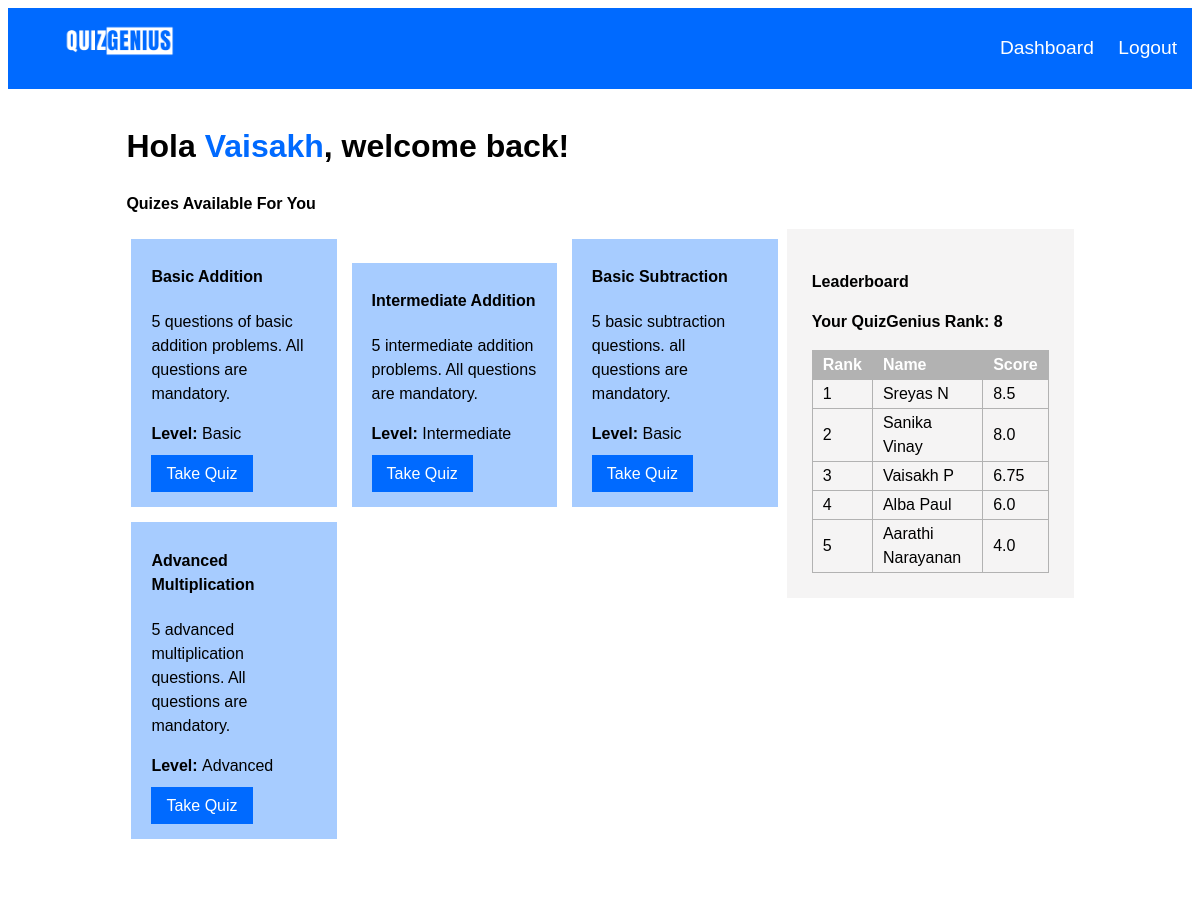
The page /dashboard (signed in) on the database its author committed.
### db.py (models this page shows, shortened)
class User(UserMixin, db.Model):
    firstname = db.Column(db.String(100), nullable=False)
    lastname = db.Column(db.String(100), nullable=False)
    role = db.Column(db.String(20),nullable=False)
    id = db.Column(db.Integer, primary_key=True)
    username = db.Column(db.String(100), unique=True, nullable=False)
    pswrd = db.Column(db.String(100), nullable=False)
    total_score = db.Column(db.Integer, default=0)
    quiz_scores = db.relationship('UserQuizScore', backref = 'user', lazy=True)

class Quiz(db.Model):
    id = db.Column(db.Integer, primary_key=True)
    title = db.Column(db.String(100), nullable=False)
    description = db.Column(db.String(150), nullable=False)
    level = db.Column(db.String(10), nullable=False)
    questions = db.relationship('Question', backref='quiz', cascade='all, delete-orphan', lazy=True)

### routes.py (the view)
@routes.route('/dashboard')
@login_required
def dashboard():
    quizes = Quiz.query.all()
    users = User.query.all()
    user_scores = []
    for user in users:
        total_score = sum(score.score for score in user.quiz_scores)
        user_scores.append((user, total_score))
    sorted_users = sorted(user_scores, key=lambda x: x[1], reverse=True)
    current_user_rank = None
    current_user_score = None
    for index, (user,score) in enumerate(sorted_users,1):
        if user.role=="Admin":
            sorted_users.pop(index-1)
            pass
        if current_user.id == user.id:
            current_user_rank = index
            current_user_score = score
    top_performers = sorted_users[:5]
    return render_template('dashboard.html', quizes=quizes,current_user=current_user, user_score=current_user_score, current_user_rank=current_user_rank, top_performers=top_performers)

### app.py (called while the page is built)
@login_manager.user_loader
def load_user(user_id):
    if user_id is not None:
        return User.query.get(int(user_id))
    else:
        return None

### authenticator.py (called while the page is built)
def login_required(f):
    @wraps(f)
    def decorated_function(*args, **kwargs):
        if 'user_logged_in' not in session and 'admin_logged_in' not in session:
            return redirect(url_for('routes.login'))  # Redirect to login if no user or admin session
        return f(*args, **kwargs)
    return decorated_function

### templates/dashboard.html (shortened to what this page needs)
{% extends 'base.html' %}
{% block content %}
<h1>Hola <span id='user_name'>{{ current_user.firstname }}</span>, welcome back!</h1>
<h2> Quizes Available For You</h2>
<aside>
    <h3>Leaderboard</h3>
    <table id="dashboard_table">
    <p><strong>Your QuizGenius Rank: {{ current_user_rank }}</strong></p>
        <thead>
            <tr>
                <th id="rank">Rank</th>
                <th id="name">Name</th>
                <th id="score">Score</th>
            </tr>
        </thead>
        <tbody>
            {% for (user, score) in top_performers %}
                {% if user.id == current_user.id %}
                <tr id = "current_user_rank">
                    <td>{{ loop.index }}</td>
                    <td>{{ user.firstname }} {{ user.lastname }}</td>
                    <td>{{ score }}</td>
                </tr>
                {% else %}
                <tr>
                    <td>{{ loop.index }}</td>
                    <td>{{ user.firstname }} {{ user.lastname }}</td>
                    <td>{{ score }}</td>
                </tr>
                {% endif %}
            {% endfor %}
        </tbody>
    </table>
</aside>
<div class="dashboard_quiz_container">
{% for quiz in quizes %}
<div class="dashboard_quiz">
<h4>{{ quiz.title }}</h4>
<p>{{ quiz.description }}</p>
<p><strong>Level: </strong>{{ quiz.level }}</p>
<p><a href="{{ url_for('routes.take_quiz', quiz_id=quiz.id) }}">Take Quiz</a>
</p>
</div>
{% endfor %}
</div>
{% endblock %}

### static/style.css (style rules this page uses)
* { font-family: 'poppins',sans-serif; }
* { font-size: 1em; line-height: 1.5em; }
.body_container h1 { font-size: 2em; }
.dashboard_quiz_container { width: 70%; }
aside { float: right; width: 25%; background-color: rgb(245, 244, 244); padding: 25px; }
a { text-decoration: none; color: rgb(0, 106, 255); }
.dashboard_quiz { display: inline-block; margin: 5px; margin-top: 10px; padding-left: 20px; padding-right: 20px; padding-top: 5px; padding-bottom: 5px; width: 25%; background-color: rgb(167, 204, 255); color: rgb(0, 0, 0); }
.dashboard_quiz a { margin-top: 10px; background-color: rgb(0, 106, 255); padding-top: 10px; padding-bottom: 10px; padding-left: 15px; padding-right: 15px; color: white; }
table, th, td { text-align: left; border: 1px solid rgb(178, 178, 178) ; border-collapse: collapse; padding: 2px; padding-left: 10px; padding-right: 10px; }
th { color: rgb(255, 255, 255) ; background-color: rgb(178, 178, 178) }
#dashboard_table { width: 100%; }
#rank, #score { width: 20%; }
#name { width: 60%; }
table { width: 25%; }
#user_name { color:#006aff; }

### rows shown on the page
User: firstname "Vaisakh"
User: firstname "Sreyas", lastname "N", score "8.5"
User: firstname "Sanika", lastname "Vinay", score "8.0"
User: firstname "Vaisakh", lastname "P", score "6.75"
User: firstname "Alba", lastname "Paul", score "6.0"
User: firstname "Aarathi", lastname "Narayanan", score "4.0"
Quiz: title "Basic Addition", description "5 questions of basic addition problems. All questions are mandatory.", level "Basic"
Quiz: title "Intermediate Addition", description "5 intermediate addition problems. All questions are mandatory.", level "Intermediate"
Quiz: title "Basic Subtraction", description "5 basic subtraction questions. all questions are mandatory.", level "Basic"
Quiz: title "Advanced Multiplication", description "5 advanced multiplication questions. All questions are mandatory.", level "Advanced"

### other values the page prints
{{ current_user_rank }} "8"
